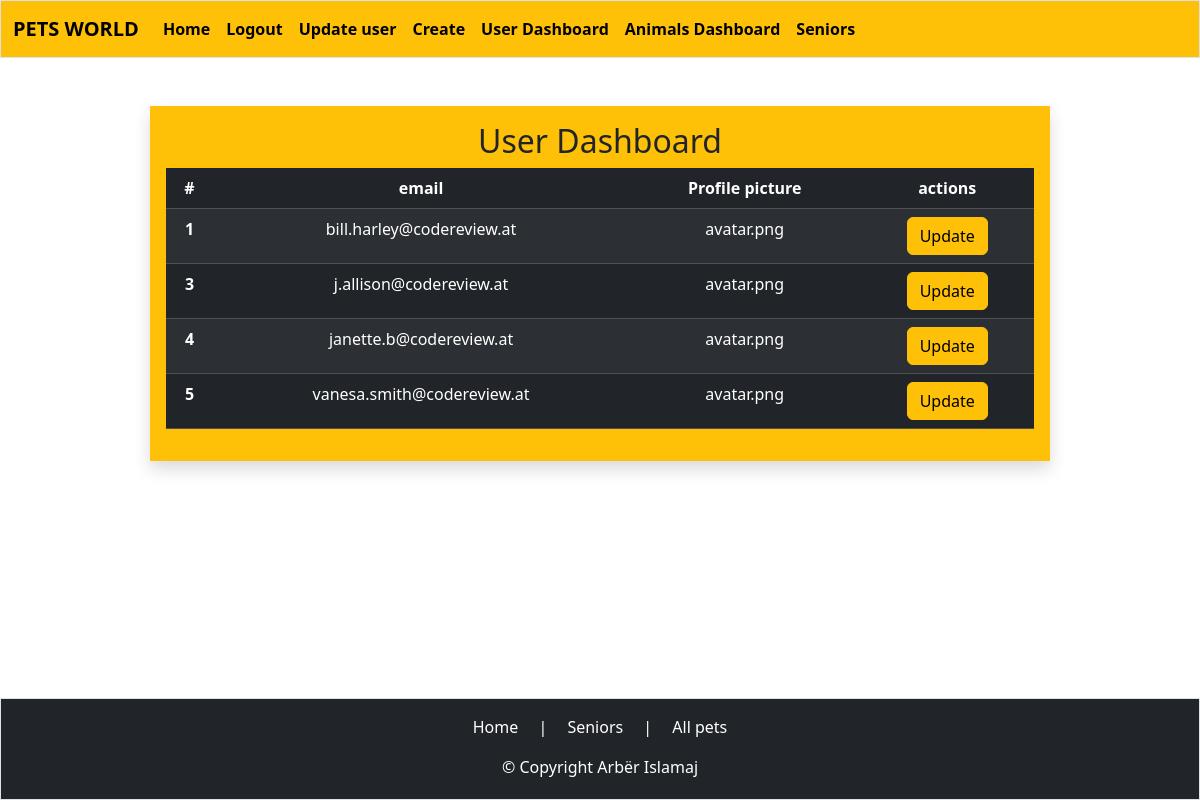
The page /users/dashboard.php (signed in) on the database its author committed.
### tables this page shows
CREATE TABLE `users` (
  `userID` int(11) NOT NULL,
  `firstName` varchar(255) NOT NULL,
  `lastName` varchar(255) NOT NULL,
  `email` varchar(255) NOT NULL,
  `address` varchar(255) NOT NULL,
  `phone` varchar(20) NOT NULL,
  `pass` varchar(256) NOT NULL,
  `picture` varchar(255) DEFAULT NULL,
  `source` varchar(10) NOT NULL DEFAULT 'user'
);

### users/dashboard.php (the view, shortened to what this page needs)
<?php
require_once '../components/db_connect.php';
$data = "";
$sql = "SELECT * FROM `users` WHERE `source` != 'adm'";
$result = mysqli_query($conn, $sql);
if (mysqli_num_rows($result) > 0) {
    while ($row = mysqli_fetch_assoc($result)) {
        $data .= "
                <tr>
                    <th scope='row'>$row[userID]</th>
                    <td>$row[email]</td>
                    <td>$row[picture]</td>
                    <td><a href='/php-my-files/BE20-CR5-ArberIslamaj/users/update.php?userID=$row[userID]' class='btn btn-warning'>Update</a></td>
                </tr>
            ";
    }
}
?>
<!DOCTYPE html>
<html lang="en">
<head>
    <link href="https://cdn.jsdelivr.net/npm/bootstrap@5.3.2/dist/css/bootstrap.min.css" rel="stylesheet">
</head>
<body>
    <?php require_once '../components/navbar.php' ?>
    <div class="container w-75 bg-warning shadow mt-5 mb-5 p-3">
        <fieldset class="text-center">
            <h2>User Dashboard</h2>
            <table class="table table-dark table-striped table-hover">
                <thead>
                    <tr>
                        <th scope="col">#</th>
                        <th scope="col">email</th>
                        <th scope="col">Profile picture</th>
                        <th scope="col">actions</th>
                    </tr>
                </thead>
                <tbody>
                    <?= $data; ?>
                </tbody>
            </table>
        </fieldset>
    </div>
    <?php require_once '../components/footer.php' ?>
</body>
</html>

### users/dashboard.php (style rules this page uses)
body { min-height: 100vh; display: flex; flex-direction: column; }

### rows shown on the page
users: userID "1", email "bill.harley@codereview.at", picture "avatar.png"
users: userID "3", email "j.allison@codereview.at", picture "avatar.png"
users: userID "4", email "janette.b@codereview.at", picture "avatar.png"
users: userID "5", email "vanesa.smith@codereview.at", picture "avatar.png"
